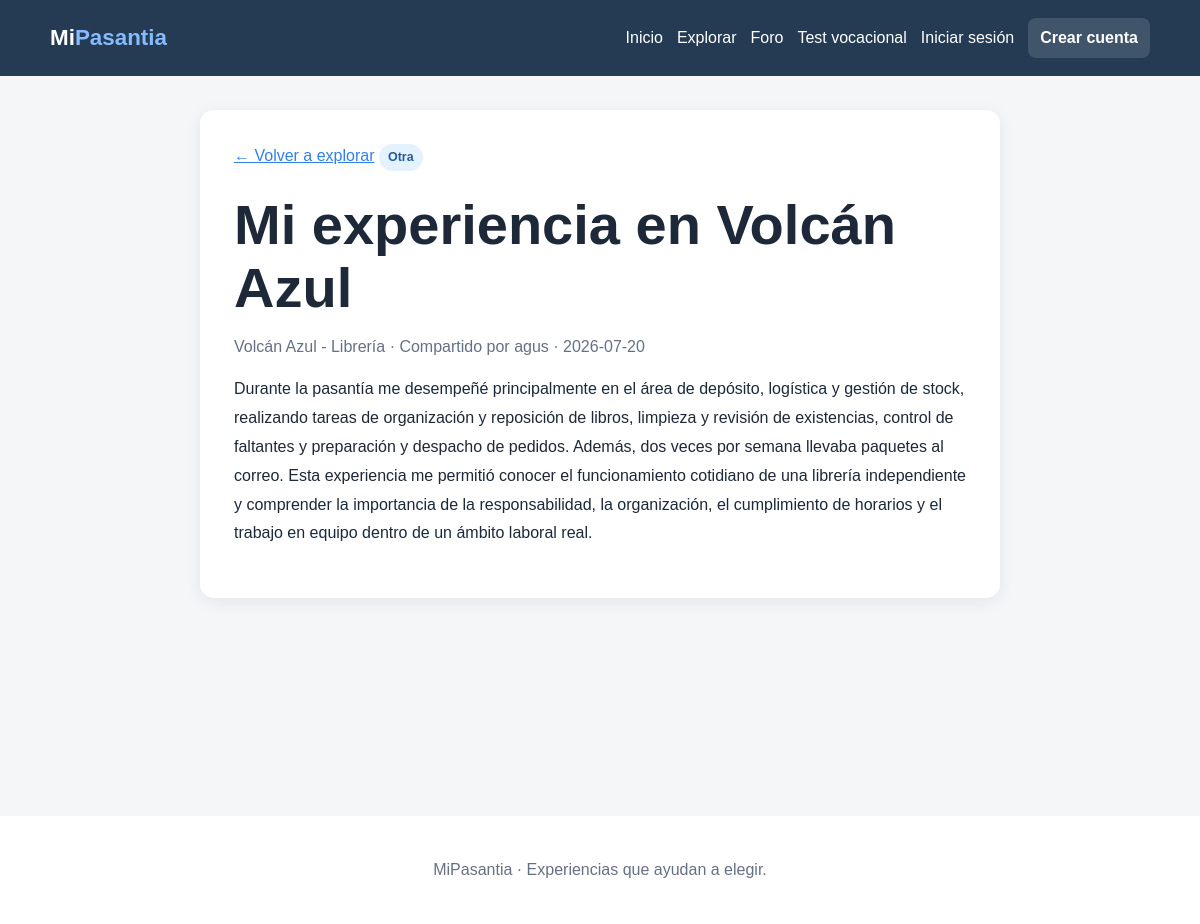
/experiencia/1, run on the app's committed database.
### tables this page shows
CREATE TABLE categorias (
                id INTEGER PRIMARY KEY AUTOINCREMENT,
                nombre TEXT NOT NULL UNIQUE
            );

CREATE TABLE experiencias (
                id INTEGER PRIMARY KEY AUTOINCREMENT,
                titulo TEXT NOT NULL,
                empresa TEXT NOT NULL,
                contenido TEXT NOT NULL,
                fecha TEXT NOT NULL,
                imagen TEXT,
                usuario_id INTEGER NOT NULL,
                categoria_id INTEGER,
                FOREIGN KEY (usuario_id) REFERENCES usuarios(id),
                FOREIGN KEY (categoria_id) REFERENCES categorias(id)
            );

CREATE TABLE usuarios (
                id INTEGER PRIMARY KEY AUTOINCREMENT,
                nombre TEXT NOT NULL,
                email TEXT NOT NULL UNIQUE,
                password TEXT NOT NULL
            );

### app.py (the view)
@app.route("/experiencia/<int:experiencia_id>")
def experiencia(experiencia_id):
    with conectar_db() as conexion:
        resultado = conexion.execute(
            """
            SELECT experiencias.*, usuarios.nombre AS autor, categorias.nombre AS categoria
            FROM experiencias
            JOIN usuarios ON experiencias.usuario_id = usuarios.id
            LEFT JOIN categorias ON experiencias.categoria_id = categorias.id
            WHERE experiencias.id = ?
            """,
            (experiencia_id,),
        ).fetchone()
    if resultado is None:
        abort(404)
    return render_template("experiencia.html", experiencia=resultado)

### app.py (called while the page is built)
def conectar_db():
    conexion = sqlite3.connect(DATABASE_PATH)
    conexion.row_factory = sqlite3.Row
    return conexion

@app.context_processor
def token_formulario():
    if "token_foro" not in session:
        session["token_foro"] = secrets.token_urlsafe(32)
    return {"token_foro": session["token_foro"]}

### templates/experiencia.html (shortened to what this page needs)
{% extends "base.html" %}
{% block content %}
<article class="story">
    <a class="back-link" href="{{ url_for('explorar') }}">← Volver a explorar</a>
    <span class="tag">{{ experiencia["categoria"] or "Sin categoría" }}</span>
    <h1>{{ experiencia["titulo"] }}</h1>
    <p class="meta">{{ experiencia["empresa"] }} · Compartido por {{ experiencia["autor"] }} · {{ experiencia["fecha"] }}</p>
    <p class="story-text">{{ experiencia["contenido"] }}</p>
</article>
{% endblock %}

### static/css/style.css (style rules this page uses)
:root { --azul: #243b53; --acento: #2f80ed; --fondo: #f4f6f8; --texto: #1d2939; --borde: #d9e1ea; --blanco: #ffffff; --error: #a52b2b; --ok: #176b45; }
* { box-sizing: border-box; }
body { margin: 0; color: var(--texto); background: var(--fondo); font-family: Arial, sans-serif; line-height: 1.5; }
a { color: var(--acento); }
.hero, .page-intro, .form-card, .auth-card, .story, .empty-state { border-radius: 14px; background: var(--blanco); box-shadow: 0 4px 16px #15253513; }
.hero h1, .page-intro h1, .story h1 { max-width: 760px; margin: 8px 0; font-size: clamp(2rem, 5vw, 3.5rem); line-height: 1.12; }
.section-heading p, .meta, small, .result-count { color: #667085; }
.tag { display: inline-block; padding: 4px 9px; border-radius: 99px; color: #245c9c; background: #e4f1ff; font-size: .78rem; font-weight: 700; }
.story { max-width: 800px; margin: auto; padding: 34px; }
.story-text { white-space: pre-line; line-height: 1.8; }
.back-link { display: inline-block; margin-bottom: 18px; }

### data on the page
categorias: nombre "Otra"
experiencias: titulo "Mi experiencia en Volcán Azul", empresa "Volcán Azul - Librería", fecha "2026-07-20", contenido "Durante la pasantía me desempeñé principalmente en el área de depósito, logística y gestión de stock, realizando tareas de organización y reposición de libros, limpieza y revisión de existencias, control de faltantes y preparación y despacho de pedidos. Además, dos veces por semana llevaba paquetes al correo. Esta experiencia me permitió conocer el funcionamiento cotidiano de una librería independiente y comprender la importancia de la responsabilidad, la organización, el cumplimiento de horarios y el trabajo en equipo dentro de un ámbito laboral real."
usuarios: autor "agus"
